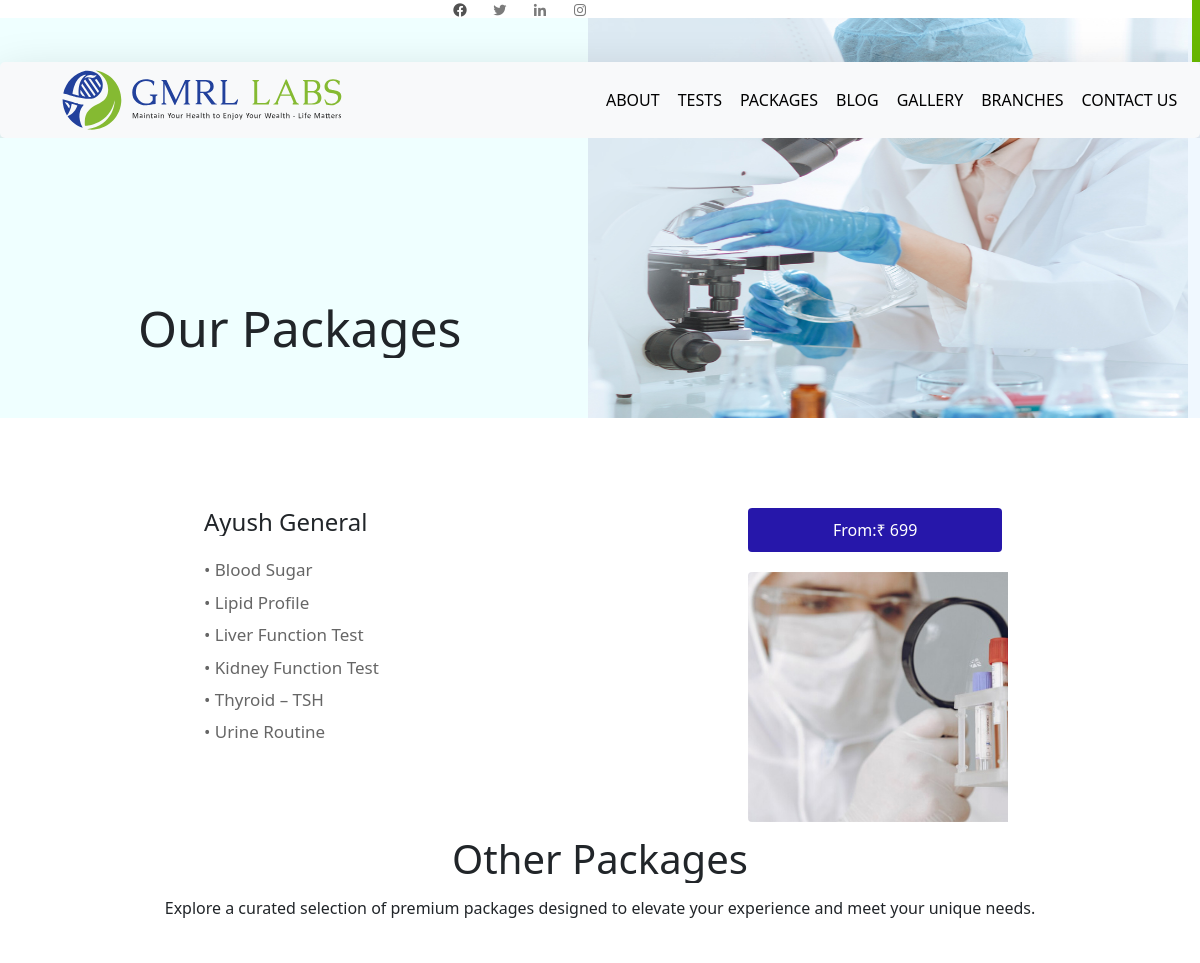
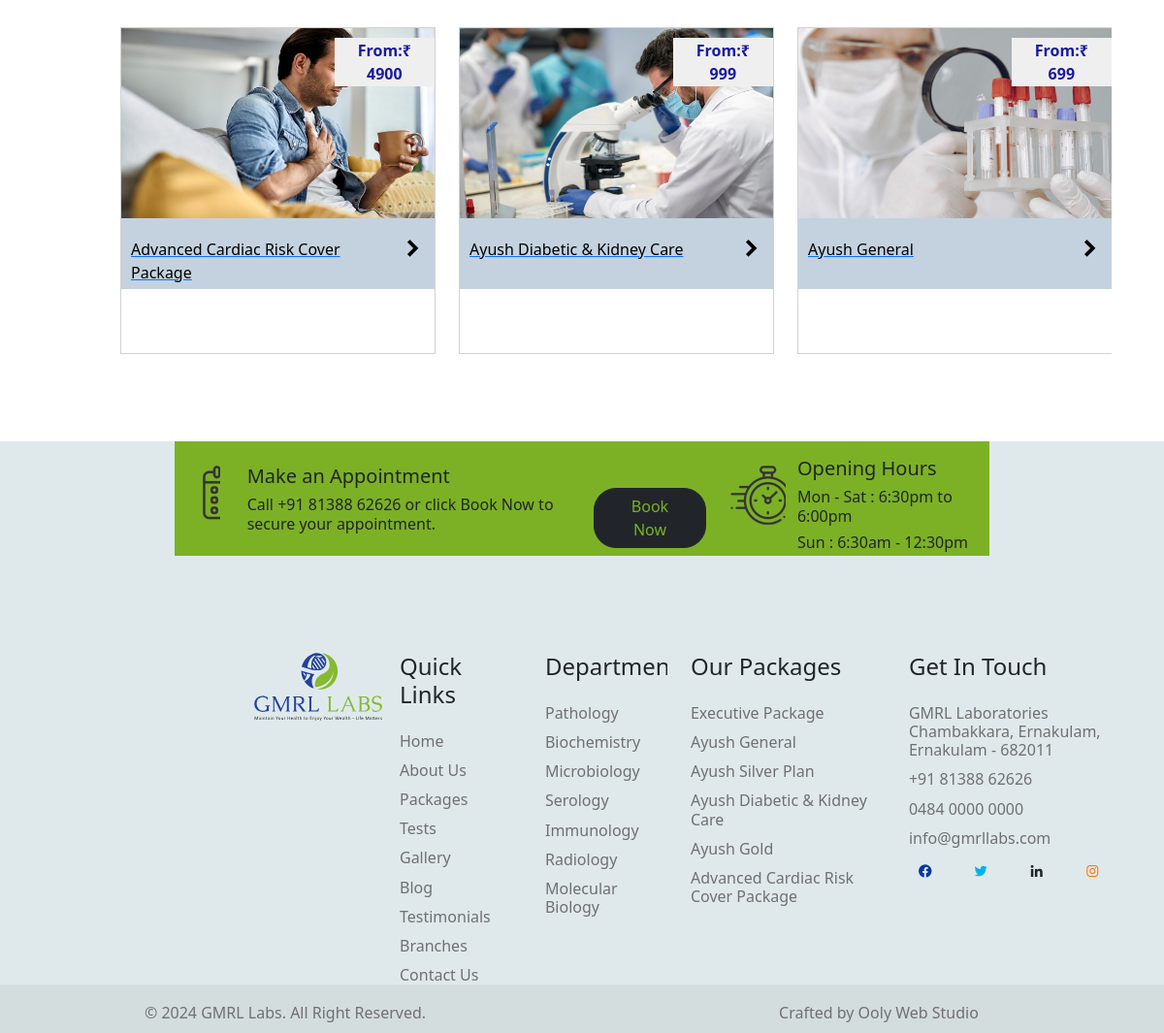
/packages/2, run on the app's committed database (2 pictures, top to bottom).
### Hospitalapp/models.py (models this page shows, shortened)
class Package(models.Model):
    image=models.ImageField(upload_to='package')
    price=models.IntegerField()
    ln1=models.CharField(max_length=400)
    ln2=models.CharField(max_length=400)
    ln3=models.CharField(max_length=400)
    ln4=models.CharField(max_length=400)
    ln5=models.CharField(max_length=400)
    ln6=models.CharField(max_length=400)
    ln7=models.CharField(max_length=400,blank=True)
    ln8=models.CharField(max_length=400,blank=True)
    ln9=models.CharField(max_length=400,blank=True)
    ln10=models.CharField(max_length=400,blank=True)
    ln11=models.CharField(max_length=400,blank=True)
    ln12=models.CharField(max_length=400,blank=True)
    ln13=models.CharField(max_length=400,blank=True)
    name=models.CharField(max_length=250,unique=True)
    class Meta:
        ordering=('name',)

### Hospitalapp/views.py (the view)
# urls.py: path('packages/<int:id>',views.packages,name='packages'),
def packages(request,id):
    packs=Package.objects.get(id=id)
    return render(request,'packages.html',{'packs':packs})

### Hospitalapp/context_processors.py (called while the page is built)
def menu_links(req):
    links=Package.objects.all()
    return dict(links=links)

### templates/packages.html (shortened to what this page needs)
{% extends 'base.html' %}
{% load static %}
{% block content %}
<section class="package1 w-100" id="package">
    <div class="row w-100">
        <div class="abcol col-lg-6">
            <h1>Our Packages</h1>
        </div>
        <div class="tes col-lg-6">
            <img src="../static/images/blog.jpg" alt="">
        </div>
    </div>
</section>
<section class="packpgs">
    <div class="packpgsrw row mx-auto d-flex">
        <div class="col-lg-8">
            <h4 class="mb-4">{{packs.name}}</h4>
            <h6>{{packs.ln1}}</h6>
            <h6>{{packs.ln2}}</h6>
            <h6>{{packs.ln3}}</h6>
            <h6>{{packs.ln4}}</h6>
            <h6>{{packs.ln5}}</h6>
            <h6>{{packs.ln6}}</h6>
        </div>
        <div class="col-lg-4">
            <button class="btnprc">From:₹ {{packs.price}}</button>
            <img class="pkpgimg" src="{{packs.image.url}}" alt="">
        </div>
    </div>
</section>
<section class="pakpg">
<div class="otpk">
    <h1 class="mx-auto d-flex justify-content-center mb-3">Other Packages</h1>
    <h6 class="mx-auto d-flex justify-content-center mb-5">Explore a curated selection of premium packages designed to elevate your experience and meet your unique needs.</h6>
</div>
<div class="container">
<div class="row gmhrw mt-0 pt-0">
    {% for s in links %}
                <div class="card ms-4 p-0" style="width: 28rem;">
                    <a href="">
                    <img class="bloimg card-img-top" src="{{s.image.url}}" alt="Card image cap">
                    <button class="pkbtn">From:₹ {{s.price}}</button>
                    <div class="ms-0 card-body pkbo">
                        <div class="row">
                            <div class="col-lg-10">
                      <p class="card-text ">{{s.name}}</p>
                      </div>
                      <div class="col-lg-2  ">
                        <i class='pic me-2 mt-3  bx bxs-chevron-right'></i>
                        </div>
                        </div>
                    </div>
                    </a>
                </div>
    {% endfor %}
</div>
</div>
</section>
<section class="footer">
    <div class="rw2 row mx-auto">
        <div class="col9 col-lg-8">
            <div class="row">
                <div class="col-lg-1">
                    <img class="mt-4 ms-3" src="../static/images/make-appointment.png" alt="">
                </div>
                <div class="col-lg-8 mt-4">
                    <h5 class="ms-3"> Make an Appointment</h5>
                    <h6 class="ms-3">Call +91 81388 62626 or click Book Now to secure your appointment.</h6>
                </div>
                <div class="col-lg-3">
                    <a href="{% url 'hos:appointment' %}">
                    <button type="button" class="btn4 mt-5 btn btn-dark ">Book Now</button>
                    </a>
                </div>
            </div>
        </div>
        <div class="col91 col-lg-4">
            <div class="row">
                <div class="col-lg-3">
                    <img class="mt-4" src="../static/images/openinh-hours-logo.png" alt="">
                </div>
                <div class="col-lg-9">
                    <h5 class="mt-3">Opening Hours</h5>
                    <h6>Mon - Sat : 6:30pm to 6:00pm</h6>
                    <h6>Sun : 6:30am - 12:30pm</h6>
                </div>
            </div>
        </div>
    </div>
    <div class="rw3 row">
        <div class="col-lg-2">
            <img src="../static/images/gmrl-footer-logo.svg" alt="">
        </div>
        <div class="col-lg-2">
            <h4 class="mb-4">Quick Links</h4>
            <h6>Home</h6>
            <h6>About Us</h6>
            <h6>Packages</h6>
            <h6>Tests</h6>
            <h6>Gallery</h6>
            <h6>Blog</h6>
            <h6>Testimonials</h6>
            <h6>Branches</h6>
            <h6>Contact Us</h6>
        </div>
        <div class="col-lg-2">
            <h4 class="mb-4">Departments</h4>
            <h6>Pathology</h6>
            <h6>Biochemistry</h6>
            <h6>Microbiology</h6>
            <h6>Serology</h6>
            <h6>Immunology</h6>
            <h6>Radiology</h6>
            <h6>Molecular Biology</h6>
        </div>
        <div class="col-lg-3">
            <h4 class="mb-4">Our Packages</h4>
            <h6>Executive Package</h6>
            <h6>Ayush General</h6>
            <h6>Ayush Silver Plan</h6>
            <h6>Ayush Diabetic & Kidney Care</h6>
            <h6>Ayush Gold</h6>
            <h6>Advanced Cardiac Risk Cover Package</h6>
        </div>
        <div class="col-lg-3">
            <h4 class="mb-4">Get In Touch</h4>
            <h6>GMRL Laboratories Chambakkara, Ernakulam, Ernakulam - 682011</h6>
            <h6>+91 81388 62626</h6>
            <h6>0484 0000 0000</h6>
            <h6>info@gmrllabs.com</h6>
            <div class="rw4 row">
                <div class="col-lg-3">
                    <i class='bx bxl-facebook-circle' style='color:#0636a2'></i>
                </div>
                <div class="col-lg-3">
                    <i class='bx bxl-twitter' style='color:#00b2ef'></i>
                </div>
                <div class="col-lg-3">
                    <i class='bx bxl-linkedin'></i>
                </div>
                <div class="col-lg-3">
                    <i class='bx bxl-instagram' style='color:#ff7500'></i>
                </div>
            </div>
        </div>
    </div>
</section>
{% endblock %}

### static/css/style.css (style rules this page uses)
* { overflow-x: hidden; }
.package1 { background-color: rgb(240, 248, 255); overflow-x: hidden; margin-top: -120px; z-index: -1; }
.card { height: 200px; border-radius: 0; }
.footer { height: 70vh; background-color: rgb(223, 233, 236); }
.rw2 { width: 70%; height: 21%; }
.rw2 h5 { overflow: hidden; }
.rw2 h6 { overflow: hidden; }
.col9 { background-color: rgb(124, 177, 38); }
.col91 { background-color: rgb(124, 177, 38); }
.btn4 { border-radius: 23px; padding-left: 35px; padding-right: 35px; color: rgb(124, 177, 38); }
.rw3 { width: 75%; margin-top: 100px; margin-left: 250px; }
.rw3 h4 { overflow: hidden; }
.rw3 img { width: 11vw; }
.rw3 h6 { margin-top: 11px; color: rgb(112, 112, 112); overflow: hidden; }
.rw4 { width: 230px; }
.abcol { background-color: rgb(239, 255, 255); padding: 0 0 0 0; }
.abcol h1 { font-size: 50px; margin-top: 280px; margin-left: 150px; margin-bottom: 15px; overflow: hidden; }
.tes { padding: 0 0 0 0; }
.tes img { height: 50vh; width: 50.3vw; }
.pic { font-size: 35px; display: flex; justify-content: center; text-align: center; margin-top: 22px; }
.pkbo p { text-decoration: none !important; }
.pkbo { height:73.5px; background-color: rgb(196, 210, 223); padding: 0 0 0 0; padding-left: 10px; text-decoration: none !important; }
.pkbtn { position: absolute; top: 3%; left:68%; border: 0; color: rgb(25, 25, 158); font-weight: 700; padding-left: 10px; padding-right: 10px; }
.packpgsrw { margin-left: 200px; width: 68%; height: 55 vh; margin-top: 90px; }
.pkpgimg { width: 390px; height: 250px; border-radius: 4px; }
.packpgsrw h6 { color: rgb(102, 102, 102); font-size: 17px; margin-top: 12px; }
.btnprc { background-color: rgb(38, 23, 170); border: 0; border-radius: 4px; width: 21.2vw; color: white; margin-bottom: 20px; padding-top: 10px; padding-bottom: 10px; }
.gmhrw { width: 100%; height: auto; padding-top: 0; margin-top: 90px; margin-bottom: 90px; text-decoration: none !important; padding-left: 70px; }
.gmhrw .card { height: 337.5px; margin-top: 25px; padding-top: 0; text-decoration: none !important; }
.gmhrw img { border-radius: 0; height: 303px; }
.pkbo .card-text { text-decoration: none; }
.gmhrw .pic { font-size: 30px; margin: auto; color: black; }
.gmhrw p { padding-top: 0; margin-top: 20px; text-decoration: none !important; color: black; }
.gmhrw i { display: flex; justify-content: end; text-align: end; }
.gmhrw .card { position: relative; overflow: hidden; border-radius: 0; cursor: pointer; text-decoration: none !important; }
.gmhrw .bloimg { width: 100%; height: 24.46vh; border-radius: 0; display: block; transition: transform 0.5s; }
.rw4 i { margin: auto; display: flex; justify-content: center; text-align: center; padding-top: 8px; }

### data on the page
Package: name "Ayush General", ln1 "• Blood Sugar", ln2 "• Lipid Profile", ln3 "• Liver Function Test", ln4 "• Kidney Function Test", ln5 "• Thyroid – TSH", ln6 "• Urine Routine", price "699", image (picture)
Package: image (picture), price "4900", name "Advanced Cardiac Risk Cover Package"
Package: image (picture), price "999", name "Ayush Diabetic & Kidney Care"
